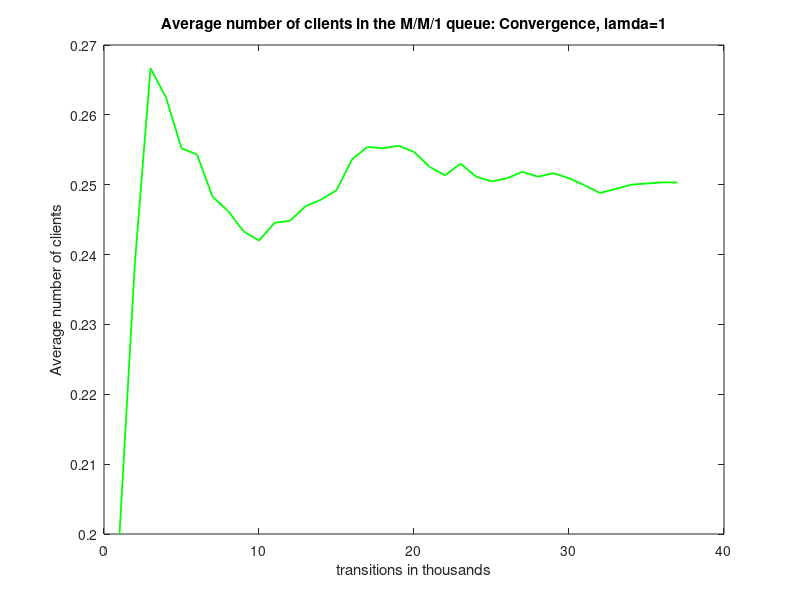
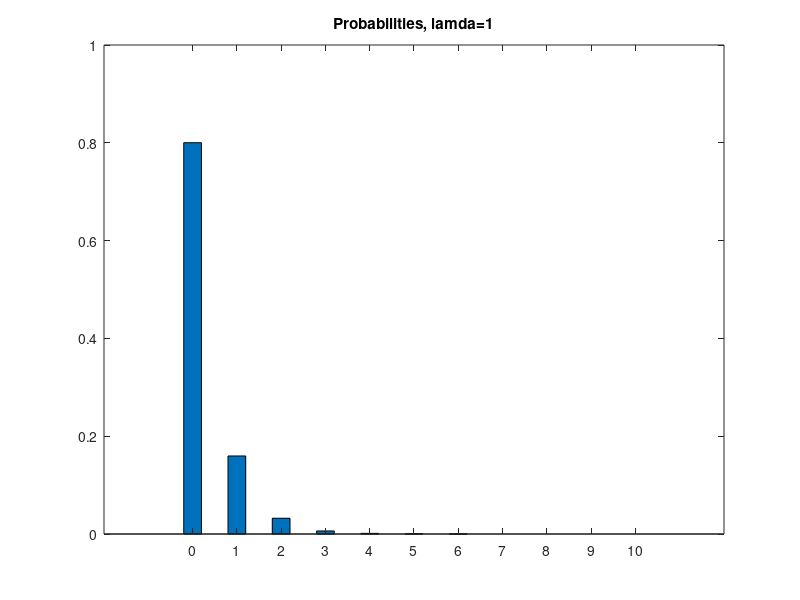

The MATLAB script that drew these images, in order:
# Task 2 (lamda= 1)

clc;
clear all;
close all;

rand("seed",1);

P = [0,0,0,0,0,0,0,0,0,0,0];
arrivals = [0,0,0,0,0,0,0,0,0,0,0];
total_arrivals = 0; 
current_state = 0;  
previous_mean_clients = 0; 
index = 0;

lamda = 1; 
mu = 5;
threshold = lamda/(lamda + mu); 

transitions = 0; 

while transitions >= 0
  transitions = transitions + 1; 
  
  if mod(transitions,1000) == 0 
    index = index + 1;
    for i=1:1:length(arrivals)
        P(i) = arrivals(i)/total_arrivals; 
    endfor
    
    mean_clients = 0; 
    for i=1:1:length(arrivals)
       mean_clients = mean_clients + (i-1).*P(i);
    endfor
    
    to_plot(index) = mean_clients;
        
    if abs(mean_clients - previous_mean_clients) < 0.00001 || transitions > 1000000 
      break;
    endif
    
    previous_mean_clients = mean_clients;
    
  endif
  
  random_number = rand(1); 
  if current_state == 0 || random_number < threshold 
    if current_state < 11
      total_arrivals = total_arrivals + 1;
      arrivals(current_state + 1) = arrivals(current_state + 1) + 1;
      if current_state < 10
        current_state = current_state + 1;
      endif    
    endif   
  else 
    if current_state != 0 
      current_state = current_state - 1;
    endif
  endif
endwhile


figure(1);
plot(to_plot,"g","linewidth",1.3);
title("Average number of clients in the M/M/1 queue: Convergence, lamda=1");
xlabel("transitions in thousands");
ylabel("Average number of clients");

x=[0,1,2,3,4,5,6,7,8,9,10];
figure(2);
bar(x,P,0.4);
title("Probabilities, lamda=1");
display(transitions);
